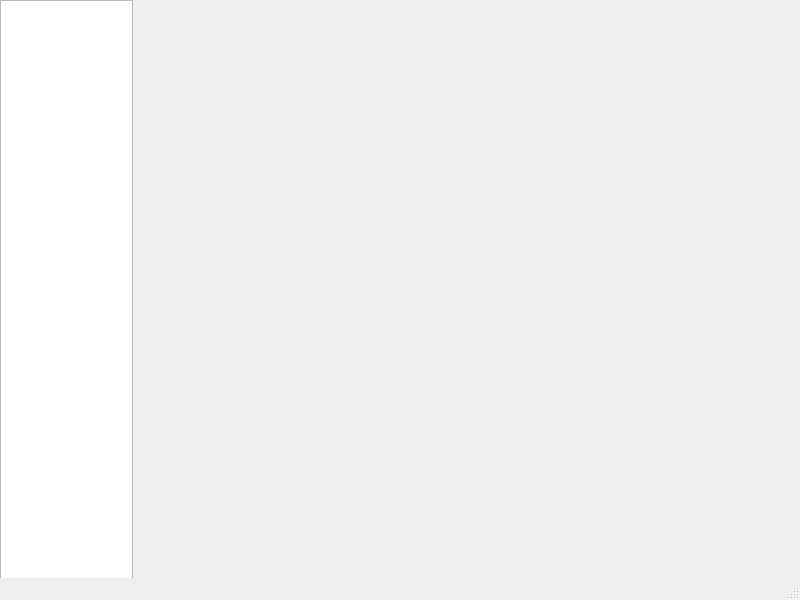
<?xml version="1.0" encoding="UTF-8"?>
<ui version="4.0">
 <class>BrowserDataAnalysis</class>
 <widget class="QMainWindow" name="BrowserDataAnalysis">
  <property name="geometry">
   <rect>
    <x>0</x>
    <y>0</y>
    <width>800</width>
    <height>600</height>
   </rect>
  </property>
  <property name="windowTitle">
   <string>浏览器数据分析</string>
  </property>
  <widget class="QWidget" name="centralwidget">
   <widget class="QWidget" name="horizontalLayoutWidget">
    <property name="geometry">
     <rect>
      <x>0</x>
      <y>0</y>
      <width>801</width>
      <height>581</height>
     </rect>
    </property>
    <layout class="QHBoxLayout" name="horizontalLayout" stretch="1,5">
     <item>
      <widget class="QListView" name="listView">
       <property name="editTriggers">
        <set>QAbstractItemView::NoEditTriggers</set>
       </property>
      </widget>
     </item>
     <item>
      <widget class="QWidget" name="widget" native="true"/>
     </item>
    </layout>
   </widget>
  </widget>
  <widget class="QMenuBar" name="menubar">
   <property name="geometry">
    <rect>
     <x>0</x>
     <y>0</y>
     <width>800</width>
     <height>21</height>
    </rect>
   </property>
  </widget>
  <widget class="QStatusBar" name="statusbar"/>
 </widget>
 <resources/>
 <connections/>
</ui>
